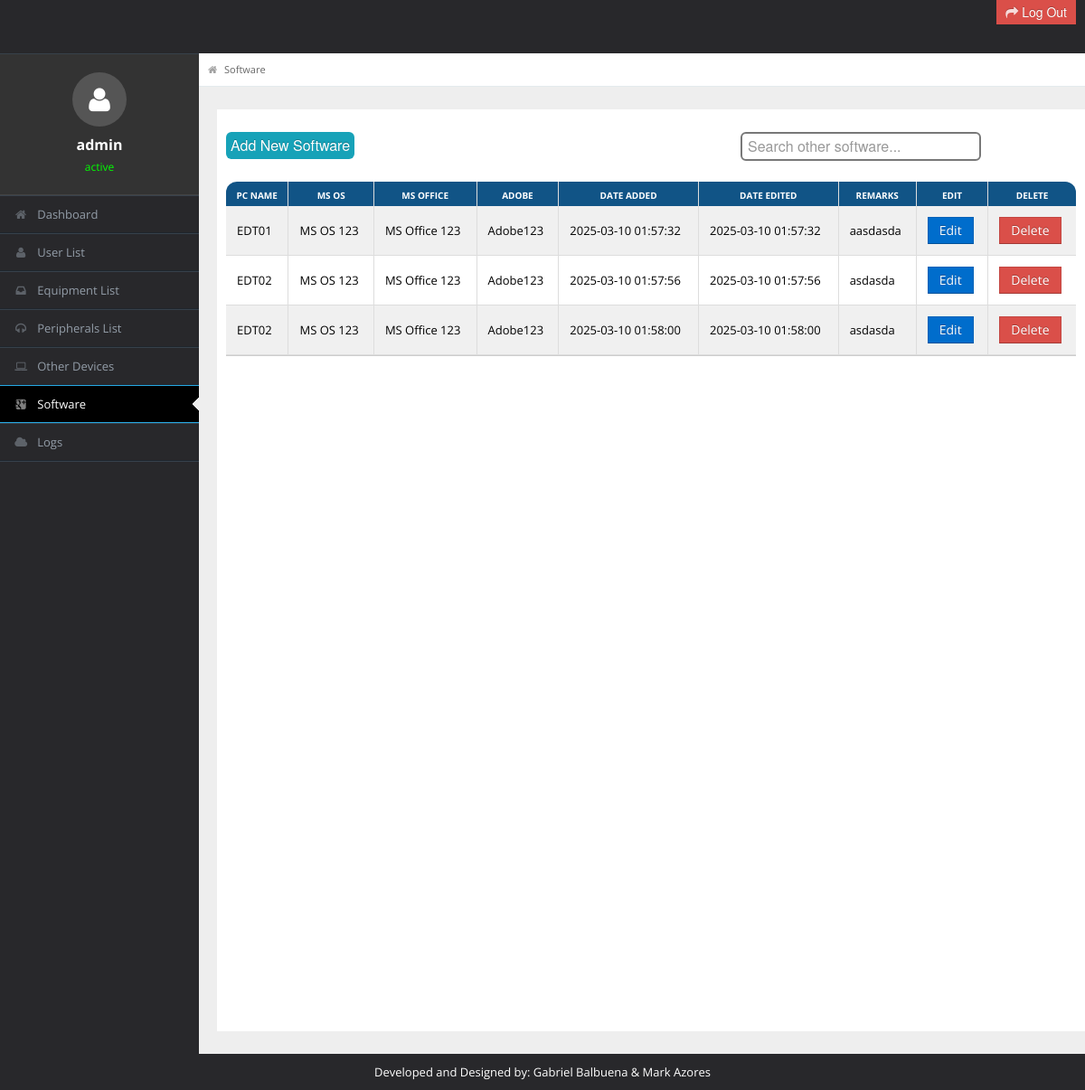
The page /admin/software.php (signed in) on the database its author committed.
### tables this page shows
CREATE TABLE `user_registration` (
  `user_id` int(11) NOT NULL,
  `firstname` varchar(50) NOT NULL,
  `lastname` varchar(50) NOT NULL,
  `username` varchar(50) NOT NULL,
  `password` varchar(50) NOT NULL,
  `department` varchar(50) NOT NULL,
  `role` varchar(10) NOT NULL,
  `status` varchar(10) NOT NULL
);

CREATE TABLE `software` (
  `software_id` int(11) NOT NULL,
  `equipment_id` int(11) DEFAULT NULL,
  `software_msos` varchar(50) DEFAULT NULL,
  `software_msoffice` varchar(50) DEFAULT NULL,
  `software_adobe` varchar(50) DEFAULT NULL,
  `software_dateadded` timestamp NOT NULL DEFAULT current_timestamp() ON UPDATE current_timestamp(),
  `software_dateedited` timestamp NOT NULL DEFAULT current_timestamp() ON UPDATE current_timestamp(),
  `software_remarks` text NOT NULL
);

CREATE TABLE `equipment` (
  `equipment_id` int(11) NOT NULL,
  `pcname` varchar(50) NOT NULL,
  `assigneduser` varchar(50) NOT NULL,
  `processor` varchar(50) NOT NULL,
  `motherboard` varchar(50) NOT NULL,
  `ram` varchar(50) NOT NULL,
  `hdd` varchar(50) NOT NULL,
  `ssd` varchar(50) NOT NULL,
  `gpu` varchar(50) NOT NULL,
  `psu` varchar(50) NOT NULL,
  `pccase` varchar(50) NOT NULL,
  `monitor` varchar(50) NOT NULL,
  `lancard` varchar(50) NOT NULL,
  `wificard` varchar(50) NOT NULL,
  `macaddress` varchar(50) NOT NULL,
  `osversion` varchar(50) NOT NULL,
  `msversion` varchar(50) NOT NULL,
  `windows_key` varchar(50) NOT NULL,
  `ms_key` varchar(50) NOT NULL,
  `date_added` timestamp NOT NULL DEFAULT current_timestamp(),
  `date_edited` timestamp NOT NULL DEFAULT current_timestamp() ON UPDATE current_timestamp(),
  `equipment_remarks` text NOT NULL
);

### admin/software.php (the view, shortened to what this page needs)
<?php
include "header.php";
include "../admin/connection.php";
?>
<div id="content">
    <div id="content-header">
        <div id="breadcrumb"><a href="software.php" class="tip-bottom"><i class="icon-home"></i> Software</a></div>
    </div>
    <div class="container-fluid">
        <div class="row-fluid" style="background-color: white; min-height: 1000px; padding:10px;">
            <div class="span12">
                <div id="searchContainer">
                    <input type="text" id="searchInput" placeholder="Search other software..." onkeyup="searchSoftware()">
                </div>
                <button id="toggleFormButton" class="btn btn-primary" onclick="toggleForm()">Add New Software</button>
                <div class="widget-content nopadding" style="margin-top: 20px;">
                    <div style="overflow-x: auto;">
                        <table class="table table-bordered table-striped">
                            <thead>
                                <tr>
                                    <th>PC Name</th>
                                    <th>MS OS</th>
                                    <th>MS Office</th>
                                    <th>Adobe</th>
                                    <th>Date Added</th>
                                    <th>Date Edited</th>
                                    <th>Remarks</th>
                                    <th>EDIT</th>
                                    <th>DELETE</th>
                                </tr>
                            </thead>
                            <tbody id="softwareTableBody">
                                <?php
                                $res = mysqli_query($link, "SELECT s.*, e.pcname FROM software s
                                                            JOIN equipment e ON s.equipment_id = e.equipment_id");
                                while ($row = mysqli_fetch_array($res)) {
                                ?>
                                    <tr>
                                        <td><?php echo $row["pcname"]; ?></td>
                                        <td><a href="msos.php?equipment_id=<?php echo $row['equipment_id']; ?>"><?php echo $row["software_msos"]; ?></a></td>
                                        <td><a href="msoffice.php?equipment_id=<?php echo $row['equipment_id']; ?>"><?php echo $row["software_msoffice"]; ?></a></td>
                                        <td><a href="adobe.php?equipment_id=<?php echo $row['equipment_id']; ?>"><?php echo $row["software_adobe"]; ?></a></td>
                                        <td><?php echo $row["software_dateadded"]; ?></td>
                                        <td><?php echo $row["software_dateedited"]; ?></td>
                                        <td><?php echo $row["software_remarks"]; ?></td>
                                        <td><a href="edit_software.php?equipment_id=<?php echo $row['equipment_id']; ?>" class="btn btn-primary">Edit</a></td>
                                        <td>
                                            <a href="delete_software.php?software_id=<?php echo $row['software_id']; ?>"
                                            class="btn btn-danger"
                                            onclick="return confirm('Are you sure you want to delete this software?');">
                                                Delete
                                            </a>
                                        </td>
                                    </tr>
                                <?php } ?>
                            </tbody>
                        </table>
                    </div>
                </div>
            </div>
        </div>
    </div>
</div>
<?php
include "footer.php";
?>

### admin/header.php (shortened to what this page needs)
<?php
include "../admin/connection.php";
$current_page = basename($_SERVER['PHP_SELF']);
$username = isset($_SESSION['username']) ? $_SESSION['username'] : "Guest";
$status = "Active";
if (isset($_SESSION['user_id'])) {
    $user_id = intval($_SESSION['user_id']);
    $query = "SELECT status FROM user_registration WHERE user_id = $user_id";
    $result = mysqli_query($link, $query);
    if ($result && mysqli_num_rows($result) > 0) {
        $row = mysqli_fetch_assoc($result);
        $status = $row['status'];
    }
}
?>
<!DOCTYPE html>
<html lang="en">
<head>
    <link rel="stylesheet" href="css/bootstrap.min.css"/>
    <link rel="stylesheet" href="css/bootstrap-responsive.min.css"/>
    <link rel="stylesheet" href="css/fullcalendar.css"/>
    <link rel="stylesheet" href="css/matrix-style.css"/>
    <link rel="stylesheet" href="css/matrix-media.css"/>
    <link href="font-awesome/css/font-awesome.css" rel="stylesheet"/>
    <link rel="stylesheet" href="css/jquery.gritter.css"/>
</head>
<body>
<div id="header" style="background-color: #28282B; display: flex; justify-content: space-between; padding: 10px;">
</div>
        <div id="sidebar" style="margin-top: 40px;">
            <ul>
        <li style="padding: 20px; text-align: center; background-color: #333; color: white; border-bottom: 1px solid #444;">
            <div style="width: 60px; height: 60px; background-color: #555; border-radius: 50%; display: flex; align-items: center; justify-content: center; margin: 0 auto 10px;">
                <i class="icon icon-user" style="font-size: 30px; color: white;"></i>
            </div>
            <strong style="display: block; font-size: 16px;"><?php echo htmlspecialchars($username); ?></strong>
            <?php
            $status_color = ($status == 'inactive') ? '#FFA500' : '#0f0';
            ?>
            <span style="font-size: 12px; color: <?php echo $status_color; ?>; display: block; margin-top: 5px;">
                <?php echo htmlspecialchars($status); ?>
            </span>
        </li>
        <li class="<?php echo ($current_page == 'dashboard.php') ? 'active' : ''; ?>">
            <a href="dashboard.php"><i class="icon icon-home"></i><span>Dashboard</span></a>
        </li>
        <li class="<?php echo ($current_page == 'add_new_user.php') ? 'active' : ''; ?>">
            <a href="add_new_user.php"><i class="icon icon-user"></i><span>User List</span></a>
        </li>
        <li class="<?php echo ($current_page == 'equipment.php') ? 'active' : ''; ?>">
            <a href="equipment.php"><i class="icon icon-inbox"></i><span>Equipment List</span></a>
        </li>
        <li class="<?php echo ($current_page == 'peripherals.php') ? 'active' : ''; ?>">
            <a href="peripherals.php"><i class="icon icon-headphones"></i><span>Peripherals List</span></a>
        </li>
        <li class="<?php echo ($current_page == 'otherdevices.php') ? 'active' : ''; ?>">
            <a href="otherdevices.php"><i class="icon icon-laptop"></i><span>Other Devices</span></a>
        </li>
        <li class="<?php echo ($current_page == 'software.php') ? 'active' : ''; ?>">
            <a href="software.php"><i class="icon icon-google-plus-sign"></i><span>Software</span></a>
        </li>
        <li class="<?php echo ($current_page == 'logs.php') ? 'active' : ''; ?>">
            <a href="logs.php"><i class="icon icon-cloud"></i><span>Logs</span></a>
        </li>
    </ul>
</div>
<div id="search" style="margin-bottom: 5555px;">
    <form action="logout.php" method="post">
        <button type="submit" class="btn btn-danger">
            <i class="icon icon-share-alt"></i> Log Out
        </button>
    </form>
</div>

### admin/css/matrix-style.css (style rules this page uses)
* { outline:none !important; -moz-outline: none !important; }
html, body { height:100% }
body { overflow-x: hidden; margin-top: -10px; font-family: 'Open Sans', sans-serif; font-size:13px; color:#000000; }
a { color:#000000; }
select, textarea, input[type="text"], input[type="password"], input[type="datetime"], input[type="datetime-local"], input[type="date"], input[type="month"], input[type="time"], input[type="week"], input[type="number"], input[type="email"], input[type="url"], input[type="search"], input[type="tel"], input[type="color"], .uneditable-input, .label, .dropdown-menu, .btn, .well, .progress, .table-bordered, .btn-group > .btn:first-child, .btn-group > .btn:last-child, .btn-group > .btn:last-child, .btn-group > .dropdown-toggle, .alert { border-radius:0px; }
.btn, textarea, input[type="text"], input[type="password"], input[type="datetime"], input[type="datetime-local"], input[type="date"], input[type="month"], input[type="time"], input[type="week"], input[type="number"], input[type="email"], input[type="url"], input[type="search"], input[type="tel"], input[type="color"], .uneditable-input { box-shadow:none; }
.progress, .progress-success .bar, .progress .bar-success, .progress-warning .bar, .progress .bar-warning, .progress-danger .bar, .progress .bar-danger, .progress-info .bar, .progress .bar-info, .btn, .btn-primary { background-image:none; }
#header { height: 77px; position: relative; width: 100%; z-index: -9; }
#search { position: absolute; z-index: 25; top: 6px; right:10px; }
#search button { border: 0; margin-left:-3px; margin-top: -11px; padding: 5px 10px 4px; }
#search button i { opacity: 0.8; color:#fff; }
#user-nav > ul > li > a > i, #sidebar li a i { opacity: .5; margin-top: 2px; }
#sidebar { display: block; float: left; width: 220px; position: absolute; top: 19px; left: 0; }
#sidebar > ul { list-style: none; margin: 0px 0 0; padding: 0; position: absolute; width: 220px; }
#sidebar > ul > li { display: block; position: relative; }
#sidebar > ul > li > a { padding: 10px 0 10px 15px; display: block; color: #939da8; }
#sidebar > ul > li > a > i { margin-right: 10px; }
#sidebar > ul > li.active > a { background: url("../img/menu-active.png") no-repeat scroll right center transparent !important; text-decoration:none; }
#content { background: none repeat scroll 0 0 #eeeeee; margin-left: 220px; margin-right: 0; padding-bottom: 25px; position: relative; min-height:100%; width: auto; }
#content-header { position: abslute; width: 100%; margin-top: -38px; z-index: 20; }
.container-fluid .row-fluid:first-child { margin-top: 20px; }
#breadcrumb { background-color: #fff; border-bottom: 1px solid #e3ebed; margin-bottom:5px; }
#breadcrumb a { padding: 8px 20px 8px 10px; display: inline-block; background-image: url('../img/breadcrumb.png'); background-position: center right; background-repeat: no-repeat; font-size: 11px; color: #666666; }
#breadcrumb a:last-child { background-image:none; }
#breadcrumb a i { margin-right: 5px; opacity: .6; }
.stat-boxes .peity_bar_good, .stat-boxes .peity_line_good, { color: #459D1C; }
.widget-content { padding:15px; border-bottom: 1px solid #cdcdcd; }
.table th { height: auto; font-size: 10px; padding: 5px 10px 2px; border-bottom: 0; text-align: center; color: #ffffff; }
.nopadding { padding: 0 !important; }
.nopadding .table { margin-bottom: 0; }
.nopadding .table-bordered { border: 0; }
form { margin-bottom: 0; }

### admin/css/matrix-media.css (style rules this page uses)
body { background:#28282B; }
#header { background-color: #1f262d; margin-top:10px; }
#sidebar > ul { border-bottom: 1px solid #37414b }
#sidebar > ul > li { border-top: 1px solid #37414b; border-bottom: 1px solid #1f262d; }
#sidebar > ul > li.active { background-color: #000000; border-bottom: 1px solid #27a9e3; border-top: 1px solid #27a9e3; }
#sidebar > ul > li.active a { color:#fff; text-decoration:none; }

### admin/header.php (style rules this page uses)
#searchContainer { position: relative; width: 100%; }
#searchInput { width: 250px; padding: 2x; border: 2px solid rgb(120, 120, 120); border-radius: 6px; font-size: 16px; outline: none; position: absolute; right: 105px; bottom: -57px; }
#toggleFormButton { background-color: #17a2b8; color: white; padding: 5px; border-radius: 6px; font-size: 16px; cursor: pointer; border: none; margin-top: 15px; margin-bottom: 5px; }

### rows shown on the page
user_registration: status "active"
software: equipment.pcname "EDT01", software_msos "MS OS 123", software_msoffice "MS Office 123", software_adobe "Adobe123", software_dateadded "2025-03-10 01:57:32", software_dateedited "2025-03-10 01:57:32", software_remarks "aasdasda"
software: equipment.pcname "EDT02", software_msos "MS OS 123", software_msoffice "MS Office 123", software_adobe "Adobe123", software_dateadded "2025-03-10 01:57:56", software_dateedited "2025-03-10 01:57:56", software_remarks "asdasda"
software: equipment.pcname "EDT02", software_msos "MS OS 123", software_msoffice "MS Office 123", software_adobe "Adobe123", software_dateadded "2025-03-10 01:58:00", software_dateedited "2025-03-10 01:58:00", software_remarks "asdasda"

### other values the page prints
$username "admin"
